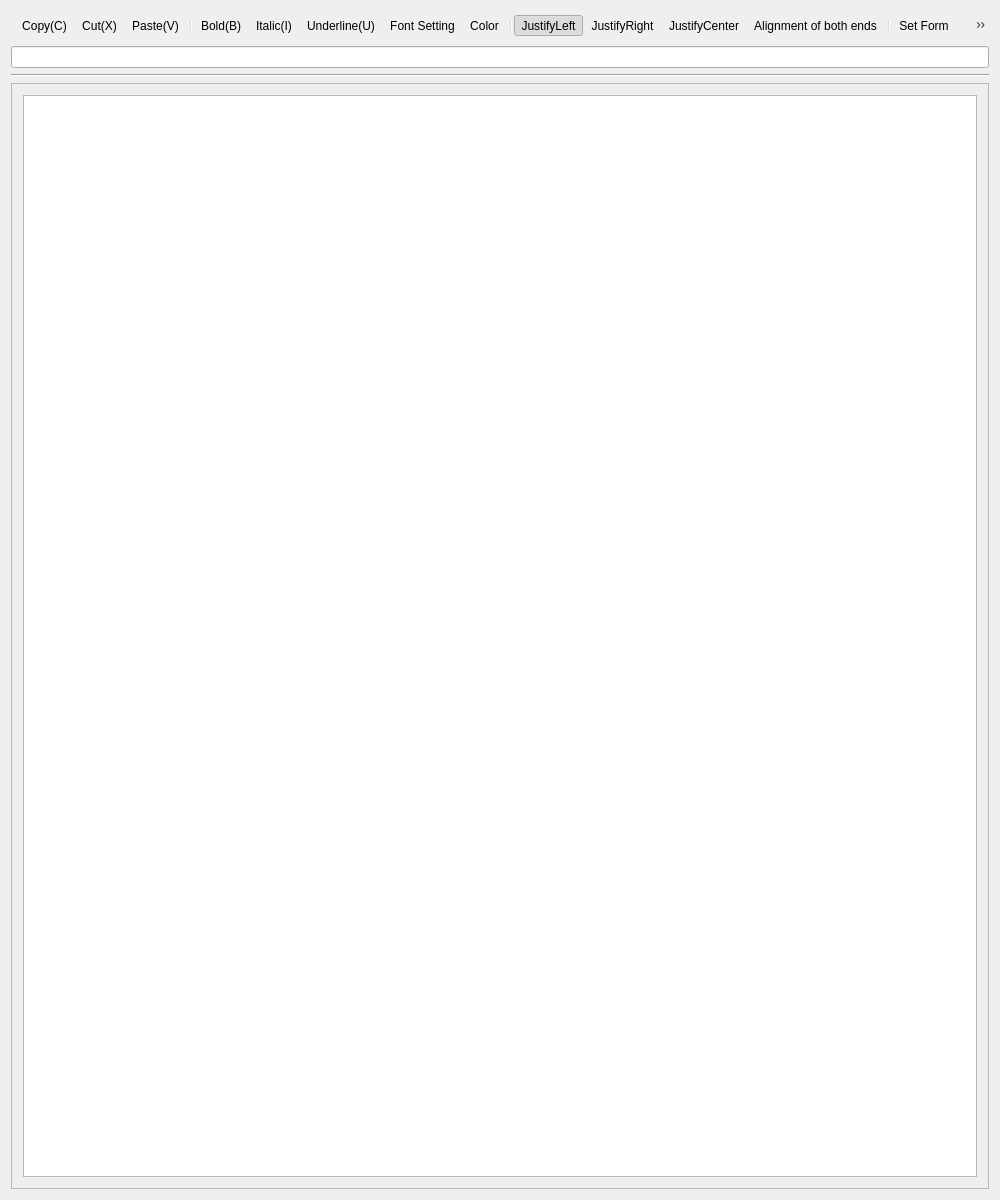
<?xml version="1.0" encoding="UTF-8"?>
<ui version="4.0">
 <class>TextEditor</class>
 <widget class="QWidget" name="TextEditor">
  <property name="geometry">
   <rect>
    <x>0</x>
    <y>0</y>
    <width>1000</width>
    <height>1200</height>
   </rect>
  </property>
  <property name="sizePolicy">
   <sizepolicy hsizetype="Expanding" vsizetype="Expanding">
    <horstretch>0</horstretch>
    <verstretch>0</verstretch>
   </sizepolicy>
  </property>
  <property name="maximumSize">
   <size>
    <width>1000</width>
    <height>16777215</height>
   </size>
  </property>
  <property name="windowTitle">
   <string>TextEditor</string>
  </property>
  <layout class="QVBoxLayout" name="verticalLayout">
   <item>
    <widget class="QToolBar" name="toolBar">
     <property name="sizePolicy">
      <sizepolicy hsizetype="Expanding" vsizetype="Fixed">
       <horstretch>0</horstretch>
       <verstretch>0</verstretch>
      </sizepolicy>
     </property>
     <property name="windowTitle">
      <string>toolBar</string>
     </property>
     <addaction name="action_Copy"/>
     <addaction name="action_Cut"/>
     <addaction name="action_Paste"/>
     <addaction name="separator"/>
     <addaction name="action_Bold"/>
     <addaction name="action_Italic"/>
     <addaction name="action_Underline"/>
     <addaction name="action_Font"/>
     <addaction name="action_Color"/>
     <addaction name="separator"/>
     <addaction name="action_Left"/>
     <addaction name="action_Right"/>
     <addaction name="action_Center"/>
     <addaction name="action_Just"/>
     <addaction name="separator"/>
     <addaction name="action_Form"/>
     <addaction name="action_List"/>
     <addaction name="action_Line"/>
    </widget>
   </item>
   <item>
    <widget class="QLineEdit" name="lineEdit"/>
   </item>
   <item>
    <widget class="Line" name="line">
     <property name="minimumSize">
      <size>
       <width>976</width>
       <height>2</height>
      </size>
     </property>
     <property name="styleSheet">
      <string notr="true">rgb(0,0,0)</string>
     </property>
     <property name="orientation">
      <enum>Qt::Horizontal</enum>
     </property>
    </widget>
   </item>
   <item>
    <widget class="QScrollArea" name="scrollArea">
     <property name="widgetResizable">
      <bool>true</bool>
     </property>
     <widget class="QWidget" name="scrollAreaWidgetContents">
      <property name="geometry">
       <rect>
        <x>0</x>
        <y>0</y>
        <width>974</width>
        <height>1074</height>
       </rect>
      </property>
      <layout class="QVBoxLayout" name="verticalLayout_2">
       <item>
        <widget class="QTextEdit" name="textEdit">
         <property name="autoFillBackground">
          <bool>false</bool>
         </property>
         <property name="styleSheet">
          <string notr="true">rgd(0, 0, 0)</string>
         </property>
        </widget>
       </item>
      </layout>
     </widget>
    </widget>
   </item>
  </layout>
  <action name="action_Save">
   <property name="icon">
    <iconset resource="myresources.qrc">
     <normaloff>:/pictures/rsc/save.png</normaloff>:/pictures/rsc/save.png</iconset>
   </property>
   <property name="text">
    <string>Save(&amp;S)</string>
   </property>
   <property name="shortcut">
    <string>Ctrl+S</string>
   </property>
  </action>
  <action name="action_SavaAs">
   <property name="icon">
    <iconset resource="myresources.qrc">
     <normaloff>:/pictures/rsc/saveas.png</normaloff>:/pictures/rsc/saveas.png</iconset>
   </property>
   <property name="text">
    <string>Save As(&amp;A)</string>
   </property>
  </action>
  <action name="action_Cut">
   <property name="icon">
    <iconset resource="myresources.qrc">
     <normaloff>:/pictures/rsc/cut.png</normaloff>:/pictures/rsc/cut.png</iconset>
   </property>
   <property name="text">
    <string>Cut(&amp;X)</string>
   </property>
   <property name="shortcut">
    <string>Ctrl+X</string>
   </property>
  </action>
  <action name="action_Copy">
   <property name="icon">
    <iconset resource="myresources.qrc">
     <normaloff>:/pictures/rsc/copy.png</normaloff>:/pictures/rsc/copy.png</iconset>
   </property>
   <property name="text">
    <string>Copy(&amp;C)</string>
   </property>
   <property name="shortcut">
    <string>Ctrl+C</string>
   </property>
  </action>
  <action name="action_Paste">
   <property name="icon">
    <iconset resource="myresources.qrc">
     <normaloff>:/pictures/rsc/paste.png</normaloff>:/pictures/rsc/paste.png</iconset>
   </property>
   <property name="text">
    <string>Paste(&amp;V)</string>
   </property>
   <property name="shortcut">
    <string>Ctrl+V</string>
   </property>
  </action>
  <action name="action_Find">
   <property name="icon">
    <iconset>
     <normaloff>:/myImages/rsc/find.png</normaloff>:/myImages/rsc/find.png</iconset>
   </property>
   <property name="text">
    <string>Find/Substitue(&amp;F)</string>
   </property>
   <property name="shortcut">
    <string>Ctrl+F</string>
   </property>
  </action>
  <action name="action_Help">
   <property name="icon">
    <iconset>
     <normaloff>:/myImages/rsc/help.png</normaloff>:/myImages/rsc/help.png</iconset>
   </property>
   <property name="text">
    <string>About</string>
   </property>
  </action>
  <action name="action_Bold">
   <property name="checkable">
    <bool>true</bool>
   </property>
   <property name="checked">
    <bool>false</bool>
   </property>
   <property name="icon">
    <iconset resource="myresources.qrc">
     <normaloff>:/pictures/rsc/bold.png</normaloff>:/pictures/rsc/bold.png</iconset>
   </property>
   <property name="text">
    <string>Bold(&amp;B)</string>
   </property>
   <property name="toolTip">
    <string>Bold(B)</string>
   </property>
   <property name="shortcut">
    <string>Ctrl+B</string>
   </property>
  </action>
  <action name="action_Italic">
   <property name="checkable">
    <bool>true</bool>
   </property>
   <property name="checked">
    <bool>false</bool>
   </property>
   <property name="icon">
    <iconset resource="myresources.qrc">
     <normaloff>:/pictures/rsc/i.png</normaloff>:/pictures/rsc/i.png</iconset>
   </property>
   <property name="text">
    <string>Italic(&amp;I)</string>
   </property>
   <property name="shortcut">
    <string>Ctrl+I</string>
   </property>
  </action>
  <action name="action_Underline">
   <property name="checkable">
    <bool>true</bool>
   </property>
   <property name="icon">
    <iconset resource="myresources.qrc">
     <normaloff>:/pictures/rsc/underline.png</normaloff>:/pictures/rsc/underline.png</iconset>
   </property>
   <property name="text">
    <string>Underline(U)</string>
   </property>
   <property name="shortcut">
    <string>Ctrl+U</string>
   </property>
  </action>
  <action name="action_Left">
   <property name="checkable">
    <bool>true</bool>
   </property>
   <property name="checked">
    <bool>true</bool>
   </property>
   <property name="icon">
    <iconset resource="myresources.qrc">
     <normaloff>:/pictures/rsc/left.png</normaloff>:/pictures/rsc/left.png</iconset>
   </property>
   <property name="text">
    <string>JustifyLeft</string>
   </property>
  </action>
  <action name="action_Right">
   <property name="checkable">
    <bool>true</bool>
   </property>
   <property name="icon">
    <iconset resource="myresources.qrc">
     <normaloff>:/pictures/rsc/right.png</normaloff>:/pictures/rsc/right.png</iconset>
   </property>
   <property name="text">
    <string>JustifyRight</string>
   </property>
  </action>
  <action name="action_Center">
   <property name="checkable">
    <bool>true</bool>
   </property>
   <property name="icon">
    <iconset resource="myresources.qrc">
     <normaloff>:/pictures/rsc/middle.png</normaloff>:/pictures/rsc/middle.png</iconset>
   </property>
   <property name="text">
    <string>JustifyCenter</string>
   </property>
  </action>
  <action name="action_Color">
   <property name="icon">
    <iconset resource="myresources.qrc">
     <normaloff>:/pictures/rsc/color.png</normaloff>:/pictures/rsc/color.png</iconset>
   </property>
   <property name="text">
    <string>Color</string>
   </property>
  </action>
  <action name="action_Font">
   <property name="icon">
    <iconset resource="myresources.qrc">
     <normaloff>:/pictures/rsc/size.png</normaloff>:/pictures/rsc/size.png</iconset>
   </property>
   <property name="text">
    <string>Font Setting</string>
   </property>
  </action>
  <action name="action_Just">
   <property name="checkable">
    <bool>true</bool>
   </property>
   <property name="icon">
    <iconset resource="myresources.qrc">
     <normaloff>:/pictures/rsc/just.png</normaloff>:/pictures/rsc/just.png</iconset>
   </property>
   <property name="text">
    <string>Alignment of both ends</string>
   </property>
  </action>
  <action name="action_Form">
   <property name="icon">
    <iconset resource="myresources.qrc">
     <normaloff>:/pictures/rsc/form.png</normaloff>:/pictures/rsc/form.png</iconset>
   </property>
   <property name="text">
    <string>Set Form</string>
   </property>
   <property name="toolTip">
    <string>Add a Form </string>
   </property>
  </action>
  <action name="action_List">
   <property name="icon">
    <iconset resource="myresources.qrc">
     <normaloff>:/pictures/rsc/list.png</normaloff>:/pictures/rsc/list.png</iconset>
   </property>
   <property name="text">
    <string>Add List</string>
   </property>
  </action>
  <action name="action_Line">
   <property name="icon">
    <iconset resource="myresources.qrc">
     <normaloff>:/pictures/rsc/line.png</normaloff>:/pictures/rsc/line.png</iconset>
   </property>
   <property name="text">
    <string>Add Horizontal Line</string>
   </property>
  </action>
  <action name="action_Link">
   <property name="text">
    <string>Add Link</string>
   </property>
  </action>
 </widget>
 <layoutdefault spacing="6" margin="11"/>
 <resources>
  <include location="myresources.qrc"/>
 </resources>
 <connections/>
</ui>
